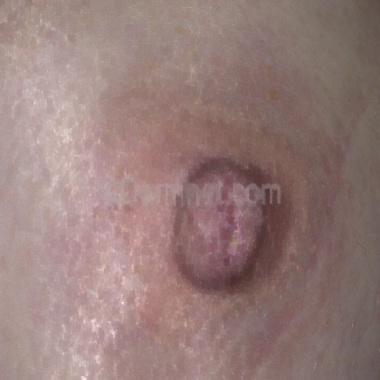
#> input picture data_test/acne_rosacea/acne_rosacea_Sebaceous-glands-Areola-2.jpg, 380 x 380 px
$ python -i hybrid_pipeline.py   (imports and definitions only)
#> lines starting #> are read from the running program, lines starting #| are printed output that depends on the picture
"""
Hybrid Preprocessing Pipeline (YOLO auto mask + OpenCV)
No manual mask input required.
Steps: YOLO mask -> Crop -> Hair Removal -> Resize -> Normalization
"""
import os
import numpy as np
import cv2

# Import YOLO (with fallback)
try:
    try:
        from preprocessing.yolo_segmentor import YOLOSegmentor, YOLO_AVAILABLE
    except ImportError:
        from yolo_segmentor import YOLOSegmentor, YOLO_AVAILABLE
except ImportError:
    YOLO_AVAILABLE = False
    YOLOSegmentor = None


class ImagePreprocessingPipeline:
    """
    OpenCV-based preprocessing pipeline.
    """
    def __init__(self, target_size=(380, 380), margin_ratio=0.7):
        """
        Initialize the preprocessing pipeline.
        Args:
            target_size: Target image size for the AI model (width, height).
            margin_ratio: Margin to add around the detected lesion (as a ratio of the lesion size).
                         Increased to 0.7 for a more natural context and less aggressive crop.
        """
        self.target_size = target_size
        self.margin_ratio = margin_ratio


    # [98 lines left out: functions resize_with_padding, resize_image, hair_removal, sharpen_image, pixel_normalization, not called in this run]

    def apply_clahe(self, image):
        """
        Apply Contrast Limited Adaptive Histogram Equalization.
        Works best on the L channel of LAB color space to normalize lighting/contrast.
        """
        if image is None or image.size == 0:
            return image
        try:
            # Convert to LAB color space
            lab = cv2.cvtColor(image.astype(np.uint8), cv2.COLOR_RGB2LAB)
#> lab: shape (380, 380, 3); mean of channels 0, 1, 2 138.4, 137.4, 133.6
            l, a, b = cv2.split(lab)
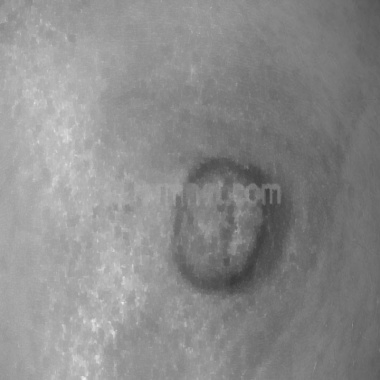
#> l: shape (380, 380); min 57, max 235, mean 138.4
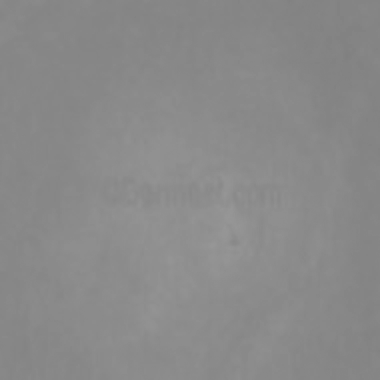
#> a: shape (380, 380); min 128, max 151, mean 137.4

            # Apply CLAHE to L channel
            clahe = cv2.createCLAHE(clipLimit=1.2, tileGridSize=(8, 8))
            cl = clahe.apply(l)

            # Merge channels and convert back to RGB
            limg = cv2.merge((cl, a, b))
#> limg: shape (380, 380, 3); mean of channels 0, 1, 2 138.5, 137.4, 133.6
            final = cv2.cvtColor(limg, cv2.COLOR_LAB2RGB)
            return final
        except Exception:
            return image

    # [128 lines left out: functions lesion_segmentation_and_crop, process, run, not called in this run]


class HybridPreprocessingPipeline:
    """
    YOLO auto-mask + OpenCV pipeline (no manual masks).

    Modes:
        - 'auto': use YOLO if available, otherwise fallback without mask
        - 'yolo': force YOLO (error if not available)
        - 'opencv': skip YOLO and process without mask
    """
    # [161 lines left out: functions __init__, _get_mask, _limit_resolution, process, run, batch_process and 1 more, not called in this run]

>>> import cv2
>>> picture = cv2.cvtColor(cv2.imread('../../data_test/acne_rosacea/acne_rosacea_Sebaceous-glands-Areola-2.jpg'), cv2.COLOR_BGR2RGB)
>>> result = ImagePreprocessingPipeline().apply_clahe(picture)

$ run again, on data_test/acne_rosacea/acne_rosacea_acne-closed-comedo-6.jpg
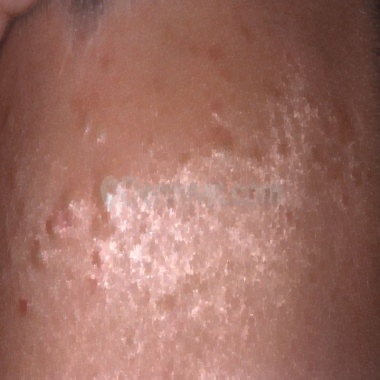
#> input picture data_test/acne_rosacea/acne_rosacea_acne-closed-comedo-6.jpg, 380 x 380 px
#> lab: shape (380, 380, 3); mean of channels 0, 1, 2 129.1, 145.5, 141.8
#> in apply_clahe, `cl = clahe.apply(l)`:
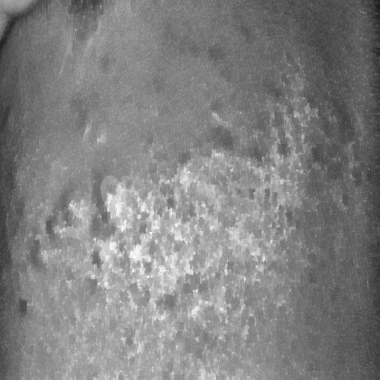
#> cl: shape (380, 380); min 26, max 251, mean 129.1
#> limg: shape (380, 380, 3); mean of channels 0, 1, 2 129.1, 145.5, 141.8
#> in apply_clahe, `final = cv2.cvtColor(limg, cv2.COLOR_LAB2RGB)`:
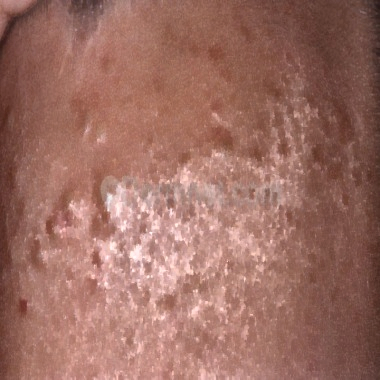
#> final: shape (380, 380, 3); mean R, G, B 157.1, 109.8, 98.7

$ run again, on data_test/acne_rosacea/acne_rosacea_acne-cystic-126.jpg
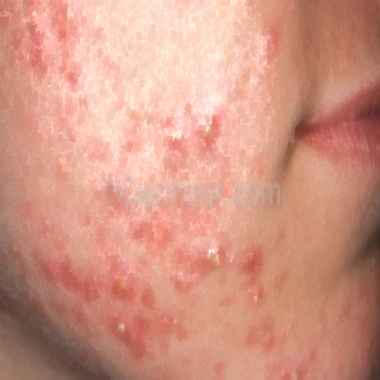
#> input picture data_test/acne_rosacea/acne_rosacea_acne-cystic-126.jpg, 380 x 380 px
#> lab: shape (380, 380, 3); mean of channels 0, 1, 2 171.1, 148.5, 146.7
#> in apply_clahe, `cl = clahe.apply(l)`:
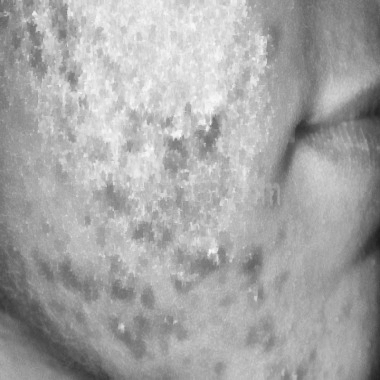
#> cl: shape (380, 380); min 27, max 249, mean 166.2
#> limg: shape (380, 380, 3); mean of channels 0, 1, 2 166.2, 148.5, 146.7
#> in apply_clahe, `final = cv2.cvtColor(limg, cv2.COLOR_LAB2RGB)`:
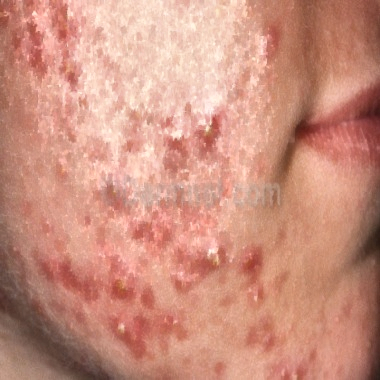
#> final: shape (380, 380, 3); mean R, G, B 204, 144.6, 126.7
